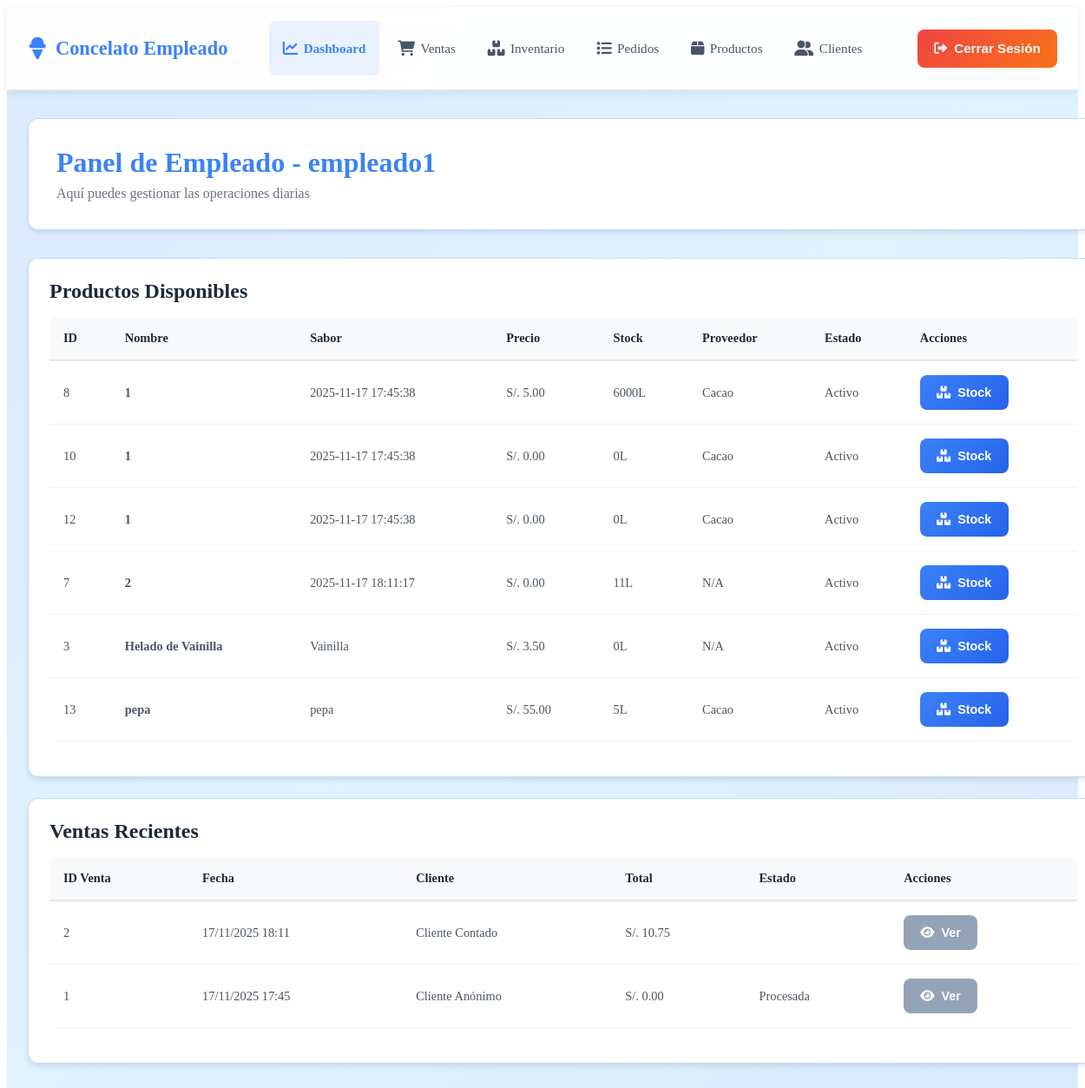
Page /paginas/empleado/index.php (signed in) on the committed database.
### tables this page shows
CREATE TABLE `productos` (
  `id_producto` int(11) NOT NULL AUTO_INCREMENT,
  `nombre` varchar(120) NOT NULL,
  `sabor` varchar(60) NOT NULL,
  `descripcion` text DEFAULT NULL,
  `precio` decimal(10,2) NOT NULL CHECK (`precio` >= 0),
  `stock` int(11) NOT NULL DEFAULT 0 CHECK (`stock` >= 0),
  `id_proveedor` int(11) DEFAULT NULL,
  `fecha_registro` date DEFAULT curdate(),
  `activo` tinyint(1) NOT NULL DEFAULT 1,
  PRIMARY KEY (`id_producto`),
  KEY `idx_sabor` (`sabor`),
  KEY `idx_stock` (`stock`),
  KEY `id_proveedor` (`id_proveedor`),
  KEY `idx_productos_activo` (`activo`),
  CONSTRAINT `productos_ibfk_1` FOREIGN KEY (`id_proveedor`) REFERENCES `proveedores` (`id_proveedor`) ON DELETE SET NULL ON UPDATE CASCADE
);

CREATE TABLE `proveedores` (
  `id_proveedor` int(11) NOT NULL AUTO_INCREMENT,
  `empresa` varchar(100) NOT NULL,
  `contacto` varchar(80) NOT NULL,
  `telefono` varchar(30) NOT NULL,
  `correo` varchar(150) DEFAULT NULL,
  `direccion` varchar(200) DEFAULT NULL,
  `fecha_registro` timestamp NOT NULL DEFAULT current_timestamp(),
  PRIMARY KEY (`id_proveedor`)
);

CREATE TABLE `ventas` (
  `id_venta` int(11) NOT NULL AUTO_INCREMENT,
  `fecha` datetime NOT NULL DEFAULT current_timestamp(),
  `id_cliente` int(11) DEFAULT NULL,
  `id_vendedor` int(11) DEFAULT NULL,
  `total` decimal(10,2) NOT NULL DEFAULT 0.00,
  `estado` enum('Pendiente','Procesada','Anulada') NOT NULL DEFAULT 'Procesada',
  `nota` text DEFAULT NULL,
  `id_sucursal` int(11) DEFAULT 1,
  PRIMARY KEY (`id_venta`),
  KEY `idx_fecha` (`fecha`),
  KEY `id_cliente` (`id_cliente`),
  KEY `id_vendedor` (`id_vendedor`),
  KEY `id_sucursal` (`id_sucursal`),
  KEY `idx_ventas_estado_fecha` (`estado`,`fecha`),
  CONSTRAINT `ventas_ibfk_1` FOREIGN KEY (`id_cliente`) REFERENCES `clientes` (`id_cliente`) ON DELETE SET NULL ON UPDATE CASCADE,
  CONSTRAINT `ventas_ibfk_2` FOREIGN KEY (`id_vendedor`) REFERENCES `vendedores` (`id_vendedor`) ON DELETE SET NULL ON UPDATE CASCADE,
  CONSTRAINT `ventas_ibfk_sucursal` FOREIGN KEY (`id_sucursal`) REFERENCES `sucursales` (`id_sucursal`) ON DELETE SET NULL ON UPDATE CASCADE
);

CREATE TABLE `clientes` (
  `id_cliente` int(11) NOT NULL AUTO_INCREMENT,
  `nombre` varchar(120) NOT NULL,
  `dni` char(12) DEFAULT NULL,
  `telefono` varchar(30) DEFAULT NULL,
  `direccion` varchar(200) DEFAULT NULL,
  `correo` varchar(150) DEFAULT NULL,
  `fecha_registro` date DEFAULT curdate(),
  `nota` text DEFAULT NULL,
  PRIMARY KEY (`id_cliente`),
  UNIQUE KEY `dni` (`dni`)
);

### paginas/empleado/index.php (the view, shortened to what this page needs)
<?php
include_once($_SERVER['DOCUMENT_ROOT'] . '/heladeriacg/conexion/clientes_db.php');
try {
    $stmt_productos = $pdo->prepare("
        SELECT p.*, pr.empresa as proveedor_nombre
        FROM productos p
        LEFT JOIN proveedores pr ON p.id_proveedor = pr.id_proveedor
        WHERE p.activo = 1
        ORDER BY p.nombre
    ");
    $stmt_productos->execute();
    $productos = $stmt_productos->fetchAll(PDO::FETCH_ASSOC);
    $stmt_ventas = $pdo->prepare("
        SELECT v.*, c.nombre as cliente_nombre
        FROM ventas v
        LEFT JOIN clientes c ON v.id_cliente = c.id_cliente
        ORDER BY v.fecha DESC
        LIMIT 5
    ");
    $stmt_ventas->execute();
    $ventas_recientes = $stmt_ventas->fetchAll(PDO::FETCH_ASSOC);
} catch(PDOException $e) {
    $productos = [];
    $ventas_recientes = [];
}
?>
<!DOCTYPE html>
<html lang="es">
<head>
    <link rel="stylesheet" href="/heladeriacg/css/empleado/estilos_empleado.css">
    <link rel="stylesheet" href="https://cdnjs.cloudflare.com/ajax/libs/font-awesome/6.0.0/css/all.min.css">
</head>
<body>
    <div class="empleado-container">
        <header class="empleado-header">
            <div class="header-content-empleado">
                <div class="logo-empleado">
                    <i class="fas fa-ice-cream"></i>
                    <span>Concelato Empleado</span>
                </div>
                <nav id="empleado-nav" class="empleado-nav">
                    <ul>
                        <li><a href="index.php" class="active">
                            <i class="fas fa-chart-line"></i> <span>Dashboard</span>
                        </a></li>
                        <li><a href="ventas.php">
                            <i class="fas fa-shopping-cart"></i> <span>Ventas</span>
                        </a></li>
                        <li><a href="inventario.php">
                            <i class="fas fa-boxes"></i> <span>Inventario</span>
                        </a></li>
                        <li><a href="pedidos_recibidos.php">
                            <i class="fas fa-list"></i> <span>Pedidos</span>
                        </a></li>
                        <li><a href="productos.php">
                            <i class="fas fa-box"></i> <span>Productos</span>
                        </a></li>
                        <li><a href="clientes.php">
                            <i class="fas fa-user-friends"></i> <span>Clientes</span>
                        </a></li>
                    </ul>
                </nav>
                <button class="logout-btn-empleado" onclick="cerrarSesion()">
                    <i class="fas fa-sign-out-alt"></i> <span>Cerrar Sesión</span>
                </button>
            </div>
        </header>
        <main class="empleado-main">
            <div class="welcome-section-empleado">
                <h1>Panel de Empleado - <?php echo htmlspecialchars($_SESSION['username']); ?></h1>
                <p>Aquí puedes gestionar las operaciones diarias</p>
            </div>
            <div class="card-empleado">
                <h2>Productos Disponibles</h2>
                <div class="table-container-empleado">
                    <table class="empleado-table">
                        <thead>
                            <tr>
                                <th>ID</th>
                                <th>Nombre</th>
                                <th>Sabor</th>
                                <th>Precio</th>
                                <th>Stock</th>
                                <th>Proveedor</th>
                                <th>Estado</th>
                                <th>Acciones</th>
                            </tr>
                        </thead>
                        <tbody>
                            <?php if (!empty($productos)): ?>
                                <?php foreach ($productos as $producto): ?>
                                <tr>
                                    <td><?php echo $producto['id_producto']; ?></td>
                                    <td><strong><?php echo htmlspecialchars($producto['nombre']); ?></strong></td>
                                    <td><?php echo htmlspecialchars($producto['sabor']); ?></td>
                                    <td>S/. <?php echo number_format($producto['precio'], 2); ?></td>
                                    <td><?php echo $producto['stock']; ?>L</td>
                                    <td><?php echo htmlspecialchars($producto['proveedor_nombre'] ?: 'N/A'); ?></td>
                                    <td>
                                        <span class="status-badge <?php echo $producto['activo'] ? 'active' : 'inactive'; ?>">
                                            <?php echo $producto['activo'] ? 'Activo' : 'Inactivo'; ?>
                                        </span>
                                    </td>
                                    <td>
                                        <button class="btn-empleado btn-primary-empleado" onclick="actualizarStock(<?php echo $producto['id_producto']; ?>)">
                                            <i class="fas fa-boxes"></i> Stock
                                        </button>
                                    </td>
                                </tr>
                                <?php endforeach; ?>
                            <?php else: ?>
                                <tr>
                                    <td colspan="8" style="text-align: center;">No hay productos registrados</td>
                                </tr>
                            <?php endif; ?>
                        </tbody>
                    </table>
                </div>
            </div>
            <div class="card-empleado">
                <h2>Ventas Recientes</h2>
                <div class="table-container-empleado">
                    <table class="empleado-table">
                        <thead>
                            <tr>
                                <th>ID Venta</th>
                                <th>Fecha</th>
                                <th>Cliente</th>
                                <th>Total</th>
                                <th>Estado</th>
                                <th>Acciones</th>
                            </tr>
                        </thead>
                        <tbody>
                            <?php if (!empty($ventas_recientes)): ?>
                                <?php foreach ($ventas_recientes as $venta): ?>
                                <tr>
                                    <td><?php echo $venta['id_venta']; ?></td>
                                    <td><?php echo date('d/m/Y H:i', strtotime($venta['fecha'])); ?></td>
                                    <td><?php echo htmlspecialchars($venta['cliente_nombre'] ?: 'Cliente Anónimo'); ?></td>
                                    <td>S/. <?php echo number_format($venta['total'], 2); ?></td>
                                    <td>
                                        <span class="status-badge <?php echo $venta['estado'] === 'Procesada' ? 'active' : ($venta['estado'] === 'Pendiente' ? 'warning' : 'inactive'); ?>">
                                            <?php echo $venta['estado']; ?>
                                        </span>
                                    </td>
                                    <td>
                                        <button class="btn-empleado btn-secondary-empleado" onclick="verDetalleVenta(<?php echo $venta['id_venta']; ?>)">
                                            <i class="fas fa-eye"></i> Ver
                                        </button>
                                    </td>
                                </tr>
                                <?php endforeach; ?>
                            <?php else: ?>
                                <tr>
                                    <td colspan="6" style="text-align: center;">No hay ventas recientes</td>
                                </tr>
                            <?php endif; ?>
                        </tbody>
                    </table>
                </div>
            </div>
        </main>
    </div>
</body>
</html>

### css/empleado/estilos_empleado.css (style rules this page uses)
:root { --empleado-primary: #3b82f6; --empleado-primary-dark: #2563eb; --empleado-primary-light: #60a5fa; --empleado-secondary: #8b5cf6; --empleado-bg: #dbeafe; --empleado-text: #1e293b; --empleado-card-bg: #ffffff; --empleado-border: #bfdbfe; --empleado-shadow: rgba(59, 130, 246, 0.1); --empleado-hover: rgba(59, 130, 246, 0.05); }
.empleado-container { min-height: 100vh; background: linear-gradient(135deg, var(--empleado-bg) 0%, #e0f2fe 50%, #dbeafe 100%); display: flex; flex-direction: column; }
.empleado-header { background: rgba(255, 255, 255, 0.95); backdrop-filter: blur(10px); border-bottom: 1px solid rgba(229, 231, 235, 0.8); box-shadow: 0 2px 10px rgba(0, 0, 0, 0.08); padding: 1rem 0; position: sticky; top: 0; z-index: 100; }
.header-content-empleado { max-width: 1400px; margin: 0 auto; padding: 0 1.5rem; display: flex; justify-content: space-between; align-items: center; flex-wrap: wrap; gap: 1rem; }
.logo-empleado { font-size: 1.4rem; font-weight: 700; color: var(--empleado-primary); display: flex; align-items: center; gap: 0.6rem; white-space: nowrap; overflow: hidden; text-overflow: ellipsis; }
.logo-empleado i { flex-shrink: 0; font-size: 1.6rem; }
nav.empleado-nav { display: flex; align-items: center; flex: 1; justify-content: center; gap: 0.2rem; }
.empleado-nav ul { display: flex; list-style: none; gap: 0.3rem; flex-wrap: wrap; justify-content: center; align-items: center; margin: 0; padding: 0; }
.empleado-nav li { position: relative; }
.empleado-nav a, .empleado-nav li a { text-decoration: none; color: #475569; font-weight: 500; padding: 0.6rem 1rem; border-radius: 8px; transition: all 0.3s ease; display: flex; align-items: center; gap: 0.4rem; white-space: nowrap; font-size: 0.95rem; min-height: 44px; position: relative; overflow: hidden; }
.empleado-nav a.active, .empleado-nav li a.active { color: var(--empleado-primary); font-weight: 600; background: rgba(59, 130, 246, 0.1); }
.empleado-nav i { font-size: 1.1rem; transition: transform 0.3s ease; }
.logout-btn-empleado { background: linear-gradient(135deg, #ef4444 0%, #f97316 100%); color: white; padding: 0.6rem 1.2rem; border: none; border-radius: 8px; cursor: pointer; font-weight: 600; display: flex; align-items: center; gap: 0.5rem; transition: all 0.3s ease; white-space: nowrap; font-size: 0.95rem; flex-shrink: 0; min-height: 44px; position: relative; overflow: hidden; }
.logout-btn-empleado i { transition: transform 0.3s ease; }
.empleado-main { flex: 1; padding: 2rem 0; max-width: 1400px; margin: 0 auto; padding-left: 1.5rem; padding-right: 1.5rem; width: 100%; }
.welcome-section-empleado { background: var(--empleado-card-bg); border-radius: 12px; padding: 2rem; margin-bottom: 2rem; box-shadow: 0 4px 6px -1px rgba(0, 0, 0, 0.1); border: 1px solid var(--empleado-border); }
.welcome-section-empleado h1 { color: var(--empleado-primary); margin: 0 0 0.5rem 0; }
.welcome-section-empleado p { color: #6b7280; margin: 0; }
.card-empleado { background: var(--empleado-card-bg); border-radius: 12px; padding: 1.5rem; margin-bottom: 1.5rem; box-shadow: 0 4px 6px -1px rgba(0, 0, 0, 0.1); border: 1px solid var(--empleado-border); }
.card-empleado h2 { margin: 0 0 1rem 0; color: var(--empleado-text); font-size: 1.5rem; }
.table-container-empleado { overflow-x: auto; border-radius: 8px; margin: 1rem 0; display: block; width: 100%; min-width: fit-content; }
.empleado-table { width: 100%; border-collapse: collapse; font-size: 0.9rem; }
.empleado-table thead { background: #f9fafb; border-bottom: 2px solid #e5e7eb; }
.empleado-table th { padding: 1rem; text-align: left; font-weight: 600; color: #1f2937; font-size: 0.9rem; white-space: nowrap; word-break: break-word; vertical-align: middle; }
.empleado-table td { padding: 1rem; border-bottom: 1px solid #f3f4f6; color: #4b5563; font-size: 0.9rem; word-break: break-word; overflow-wrap: break-word; vertical-align: middle; }
.empleado-table tbody tr { transition: background-color 0.2s ease; }
.btn-empleado { padding: 0.6rem 1.2rem; border: none; border-radius: 8px; cursor: pointer; font-size: 0.9rem; font-weight: 600; transition: all 0.3s ease; display: inline-flex; align-items: center; gap: 0.5rem; text-decoration: none; min-height: 40px; }
.btn-primary-empleado { background: linear-gradient(135deg, var(--empleado-primary) 0%, var(--empleado-primary-dark) 100%); color: white; }
.btn-secondary-empleado { background: #94a3b8; color: white; }

### rows in the picture
productos: id_producto "8", nombre "1", sabor "2025-11-17 17:45:38", precio "5.00", stock "6000", id_proveedor.empresa "Cacao", activo "Activo"
productos: id_producto "10", nombre "1", sabor "2025-11-17 17:45:38", precio "0.00", stock "0", id_proveedor.empresa "Cacao", activo "Activo"
productos: id_producto "12", nombre "1", sabor "2025-11-17 17:45:38", precio "0.00", stock "0", id_proveedor.empresa "Cacao", activo "Activo"
productos: id_producto "7", nombre "2", sabor "2025-11-17 18:11:17", precio "0.00", stock "11", proveedor_nombre "N/A", activo "Activo"
productos: id_producto "3", nombre "Helado de Vainilla", sabor "Vainilla", precio "3.50", stock "0", proveedor_nombre "N/A", activo "Activo"
productos: id_producto "13", nombre "pepa", sabor "pepa", precio "55.00", stock "5", id_proveedor.empresa "Cacao", activo "Activo"
ventas: id_venta "2", fecha "17/11/2025 18:11", id_cliente.nombre "Cliente Contado", total "10.75"
ventas: id_venta "1", fecha "17/11/2025 17:45", cliente_nombre "Cliente Anónimo", total "0.00", estado "Procesada"

### other values in the picture
$_SESSION['username'] "empleado1"
